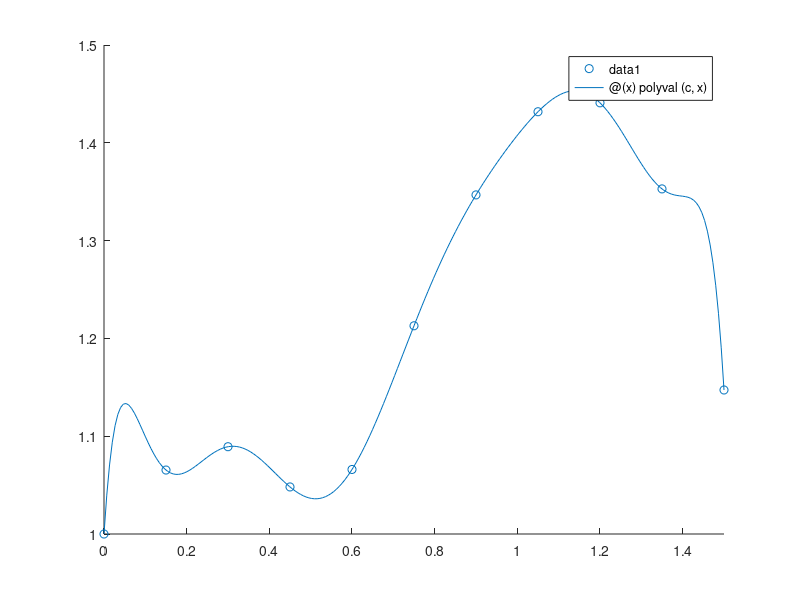

Recreate this plot in MATLAB.
%% 1
clear all
format long
clf

f = @(x) sqrt(x .* abs(cos(3 .* x)) + 1);

x = linspace(0, 1.5, 11);
y = f(x')';

c = vander(x)\y';

p = @(x) polyval(c, x);

hold on
scatter(x, y);
fplot(p, [0, 1.5])
hold off

fprintf("Svar: %fx^10 + %fx^9 + %fx^8 + %fx^7 + %fx^6 + %fx^5 + %fx^4 + %fx^3 + %fx^2 + %fx + %f\n", c(1), c(2), c(3), c(4), c(5), c(6), c(7), c(8), c(9), c(10), c(11));

%% 2

f = @(x) (exp(-x) + x) / sqrt(x + 1);
a = 0;
b = 2;

N = [50, 100, 200];
epsilon = 1e-12;

for i = 1:size(N, 2)
   n = N(i);
   h = (b - a) / n;
   I = 0;
   for j = 0:n-1
      a_ = a + j * h;
      b_ = a + (j + 1) * h;
      I = I + (b_ - a_) / 6 * (f(a_) + 4 * f((a_ + b_) / 2) + f(b_));
   end
   fprintf("n=%.10f => I=%.10f\n", n, I);
end

%% 3

